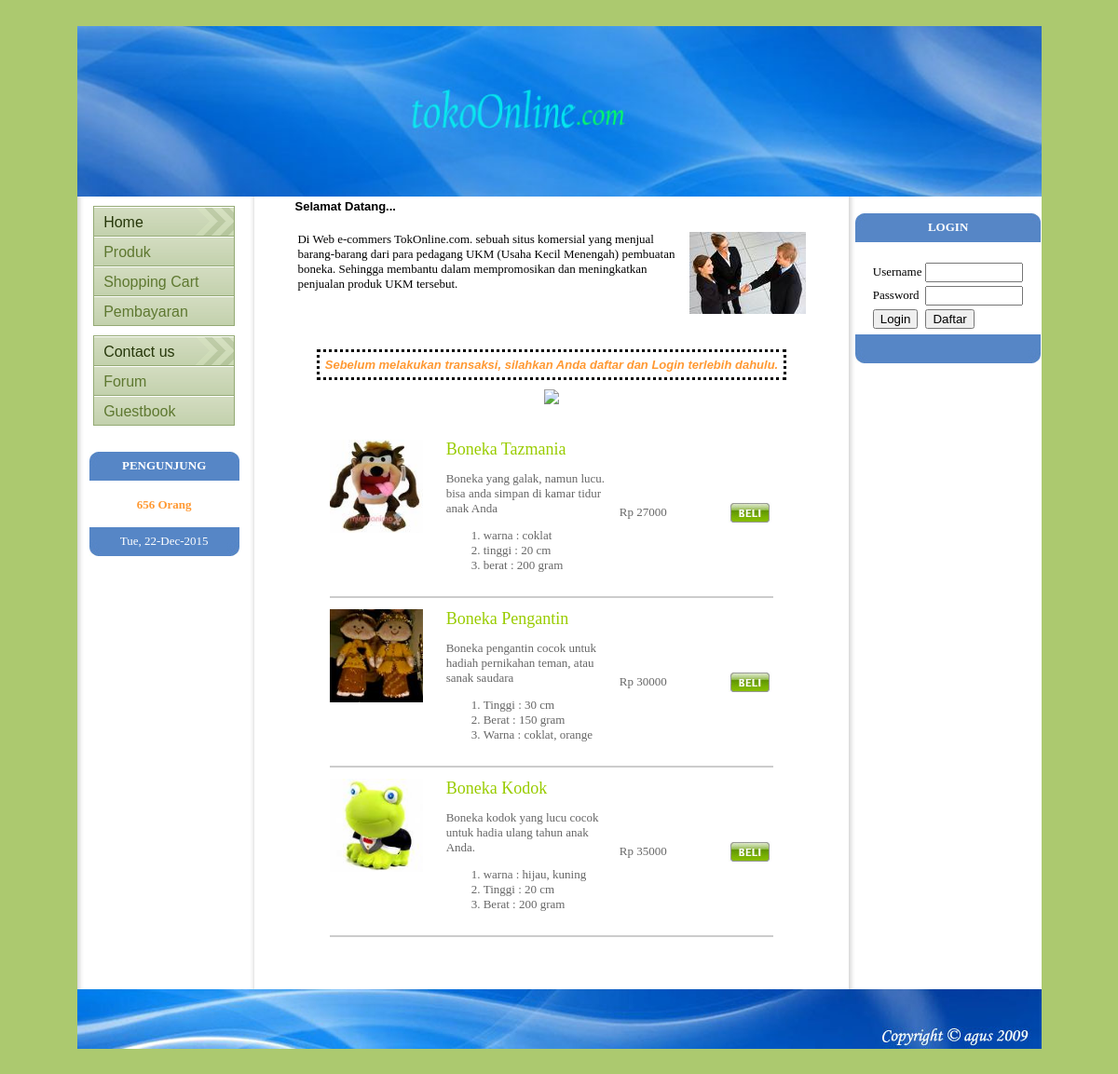
The page / on the database its author committed.
### tables this page shows
CREATE TABLE `produk` (
  `idbrg` int(3) NOT NULL auto_increment,
  `tgl` varchar(30) NOT NULL,
  `namabrg` varchar(50) NOT NULL,
  `spek` text NOT NULL,
  `hargabrg` int(7) NOT NULL,
  `stok` int(2) NOT NULL,
  `gambar` varchar(255) NOT NULL,
  PRIMARY KEY  (`idbrg`)
);

### promo.php (the view, shortened to what this page needs)
<table width="490" align="center">
<tr><td width="482">
<?
$query=mysql_db_query($db,"select * from produk order by tgl asc",$koneksi);
?>
	 <?
$page=(int)$_GET['id'];
$offset=$page*$entries;
$result=mysql_db_query($db,"select * from produk order by tgl asc limit $offset,$entries",$koneksi);
$jumlah=mysql_num_rows($query);
if ($jumlah){
?>
   <table align="center" width="482" border="0">
   <tr>
	<td colspan="4" align="center" valign="top">
	<p align="right" class="style7"><marquee behavior="scroll"><img src="./img/promo.jpg" /></marquee></p>
	<p class="style7">&nbsp;</p></td>
	</tr>
<?
while ($row=mysql_fetch_array($result))
{
?>
<tr>
	<td width="26%" align="left" valign="top">
		<?
		$gambar=$row['gambar'];
		$pic=substr($gambar,15,40);
		$idbrg=$row['idbrg'];
		?>
		<img src="./admin/gambar/<? echo $pic; ?>" width="100" height="100" border="0">	</td>
	<td width="39%" align="left" valign="top">
		<font face="verdana" size="2" color="#666666">
		<?
		echo "<font color='#99CC00' size=4>".$row['namabrg']."</font>";
		echo "<br>";
		echo $row['spek'];
		?></font>	</td>
	<td width="24%" align="left">
		<font face="verdana" size="2" color="#666666"><? echo "Rp ".$row['hargabrg'];?></font>	</td>
	<td width="11%" align="center">
		<a  href="#" title="Klik untuk membeli" onClick="konfirm(<? echo $idbrg; ?>)"><img src="./img/beli.jpg" border="0"></a>	</td>
</tr>
<tr>
	<td colspan="6"><hr  color="#CCCCCC"/></td>
</tr>
<?
}
?>
</table>
<?
}else{
echo "<font color='#FF0000' face='verdana' size='2'><b>Belum ada data!!</b></font>";
}
?>
</td></tr>
</table>
<p>&nbsp;</p>

### promo.php (style rules this page uses)
.style7 { color: #0066FF }

### rows shown on the page
produk: gambar (picture), namabrg "Boneka Tazmania", spek "Boneka yang galak, namun lucu. bisa anda simpan di kamar tidur anak Anda warna : coklat tinggi : 20 cm berat : 200 gram", hargabrg "27000"
produk: gambar (picture), namabrg "Boneka Pengantin", spek "Boneka pengantin cocok untuk hadiah pernikahan teman, atau sanak saudara Tinggi : 30 cm Berat : 150 gram Warna : coklat, orange", hargabrg "30000"
produk: gambar (picture), namabrg "Boneka Kodok", spek "Boneka kodok yang lucu cocok untuk hadia ulang tahun anak Anda. warna : hijau, kuning Tinggi : 20 cm Berat : 200 gram", hargabrg "35000"

### other values the page prints
$visit "656"
